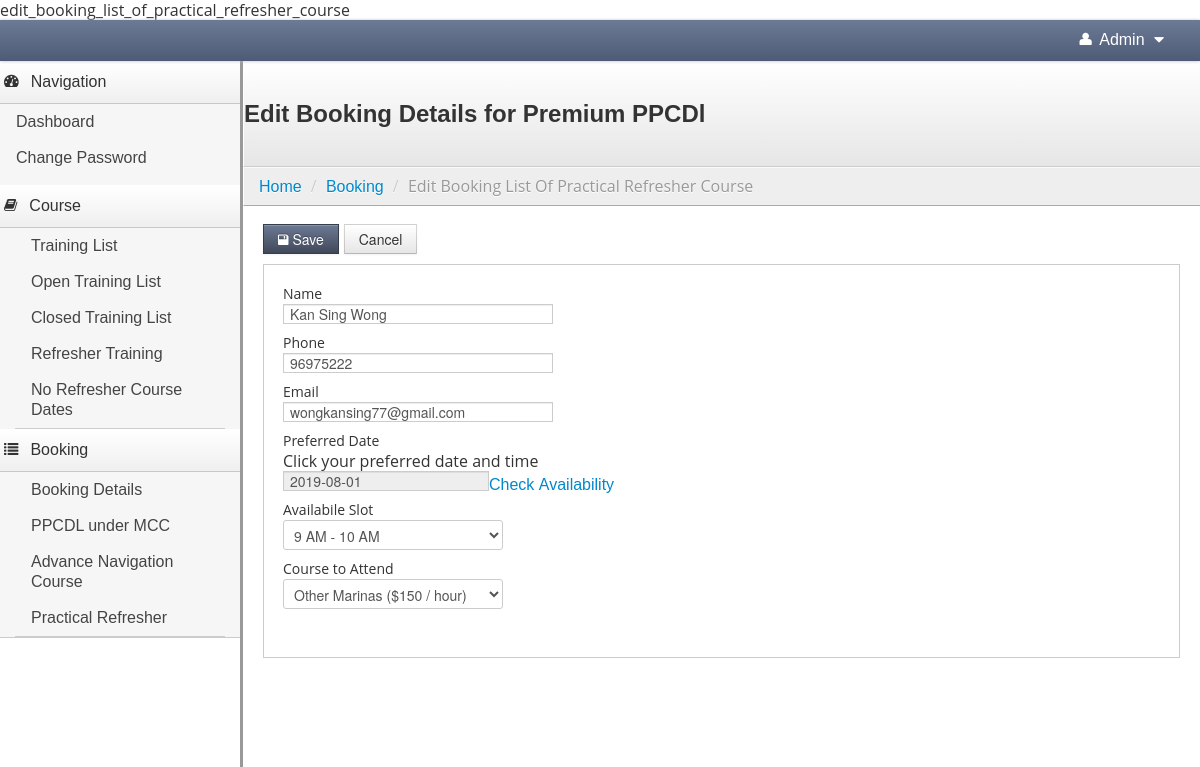
The app's page /mets/web_admin/home.php?mode=booking&pg=edit_booking_list_of_practical_refresher_course&edit_id=4244 (signed in) with its own data.
### tables this page shows
CREATE TABLE `refresher_training_schedules` (
  `booking_id` int(11) NOT NULL,
  `name` varchar(255) NOT NULL,
  `email` varchar(255) NOT NULL,
  `phone` varchar(255) NOT NULL,
  `course_to_attend` varchar(255) NOT NULL,
  `booking_date` date NOT NULL,
  `refresher_training_id` int(11) NOT NULL,
  `amount` float NOT NULL,
  `created_date` date NOT NULL,
  `booking_status` enum('Y','N') NOT NULL DEFAULT 'N'
);

CREATE TABLE `refresher_training` (
  `refresher_training_id` int(11) NOT NULL,
  `training_day` int(11) NOT NULL,
  `start_time` time NOT NULL,
  `end_time` time NOT NULL,
  `slot_duration` int(11) NOT NULL
);

### mets/web_admin/include_page/booking/edit_booking_list_of_practical_refresher_course.php (the view, shortened to what this page needs)
 <?php
	$str = mysql_query("select * from refresher_training_schedules where booking_id = '".$edit_id."'");
	$result = mysql_fetch_array($str);
 ?>
<?php include("./include/top_bar.php");?>
<?php include("./include/sidebar_nav.php");?>
<link rel="stylesheet" href="http://code.jquery.com/ui/1.10.3/themes/smoothness/jquery-ui.css" />
  <link rel="stylesheet" href="../resources/demos/style.css" />
<div class="content">
    <div class="header">
        <h1 class="page-title">Edit Booking Details for Premium PPCDl</h1>
    </div>
    <?php $ind=1;
	include("./include/breadcrumb.php");?>
    <div class="container-fluid">
        <div class="row-fluid">
            <div class="btn-toolbar">
                <button class="btn btn-primary" type="submit" onClick="document.m4761amoduleform_1.submit()"><i class="icon-save"></i> Save</button>
                <button class="btn" type="reset"  onClick="document.m4761amoduleform_1.reset()">Cancel</button>
            </div>
            <div class="well">
                <div id="myTabContent" class="tab-content">
                    <div class="tab-pane active in" id="home">
                        <form  name="m4761amoduleform_1" id="m4761amoduleform_1" method="post" action="">
                        <label> Name</label>
                        <input type="text" value="<?=$result['name']?>"  name="name" id="name" class="input-xlarge">
                        <label>Phone</label>
                        <input type="text"  value="<?=$result['phone']?>" name="phone" id="phone" class="input-xlarge">
                        <label>Email</label>
                        <input type="text" value="<?=$result['email']?>"  name="email" id="email" class="input-xlarge">
					   <label>Preferred Date</label>Click your preferred date and time<br>
                            <?
						$dt = date("Y-m-d");
						$dts = date('Y-m-d', strtotime($dt. ' + 2 days'));
						if(!$_GET['m4761adate'])
							$m4761adate = $result['booking_date'];
						if(!$_GET['m4761acourse'])
							$m4761acourse = $result['course_to_attend'];
								$refresher_training = $result['refresher_training_id'];
						?>
							<input type="text" name="m4761adate" value="<? if($m4761adate){ echo $m4761adate; } else echo $dts;?>"  id="m4761adate" readonly="readonly" size="10"/><a href="javascript:;;" onclick="javascript:checkavl();">Check&nbsp;Availability</a>
                         <label>Availabile Slot</label>
						<select name="refresher_training" id="refresher_training">
		<?
		if($m4761adate)
		{
			$day	=	date("N", strtotime($m4761adate));
			$str15 = mysql_query("select * from refresher_training where training_day= '".$day."' and (refresher_training_id = '".$refresher_training."' or refresher_training_id not in (select refresher_training_id from refresher_training_schedules where booking_status='Y' and booking_date='".$m4761adate."')) order by start_time");
			if(mysql_num_rows($str15) >0){
					while($result_bat = mysql_fetch_array($str15)){
					?>
					<option value="<?=$result_bat['refresher_training_id']?>" <? if($refresher_training ==$result_bat['refresher_training_id']){?> selected <? } ?>><?=date("g A", strtotime($result_bat['start_time']))?> - <?=date("g A", strtotime($result_bat['end_time']))?></option>
					<?
					}
			}
			else
			{
			?>
			<option value="">No Slot Availabile for <?=$m4761adate?> </option>
			<?
			}
		}
		else
			{
			?>
			<option value="">Select One</option>
			<?
			}
		?>
		</select>
                        <label>Course to Attend</label>
						<select name="m4761acourse">
						<option value="Other Marinas" <? if($m4761acourse == 'Other Marinas'){?> selected <? } ?>>Other Marinas ($150 / hour)</option></select>
                        </form>
                    </div>
                </div>
            </div>
        	<?php include("./include/footer.php"); ?>
        </div>
    </div>
</div>
  </body>
</html>

### mets/web_admin/stylesheets/theme.css (style rules this page uses)
body { background: #eee; background-image: url(../images/furley_bg.png); background-position: initial initial; background-repeat: initial initial; background-position: initial initial; background-repeat: initial initial; margin: 0px; padding: 0px; }
h1 { margin-top: 0px; color: #eee; }
.content { min-width: 400px; position: relative; min-height: 800px; background: #fff; margin-left: 240px; border-left: 1px solid #cccccc; border-left: 3px solid #999999; }
.header { background: #ffffff; background: #ffffff; background: -webkit-gradient(linear, left bottom, left top, color-stop(0, #e6e6e6), color-stop(1, #ffffff)); background: -ms-linear-gradient(bottom, #e6e6e6, #ffffff); background: -moz-linear-gradient(center bottom, #e6e6e6 0%, #ffffff 100%); background: -o-linear-gradient(bottom, #e6e6e6, #ffffff); filter: progid:dximagetransform.microsoft.gradient(startColorStr='#4d5b76', EndColorStr='#6c7a95'); -ms-filter: "progid:DXImageTransform.Microsoft.gradient(startColorStr='#ffffff',EndColorStr='#e6e6e6')"; border-bottom: 1px solid #cccccc; border-top: 1px solid #ffffff; border-left: 1px solid #ffffff; padding: 0em 1.25em; }
.header h1 { margin: 1em 0em; padding: 0em; line-height: 1em; font-size: 1.5em; color: #eee; color: #333; }
.btn { -webkit-border-radius: 0px; -moz-border-radius: 0px; border-radius: 0px; }
.btn-primary { background-color: #414959; background-image: -webkit-gradient(linear, 0 0, 0 100%, from(#6c7994), to(#414959)); background-image: -webkit-linear-gradient(top, #6c7994, #414959); background-image: -o-linear-gradient(top, #6c7994, #414959); background-image: linear-gradient(to bottom, #6c7994, #414959); background-image: -moz-linear-gradient(top, #6c7994, #414959); filter: progid:dximagetransform.microsoft.gradient(startColorStr='#6c7994', EndColorStr='#414959'); -ms-filter: "progid:DXImageTransform.Microsoft.gradient(startColorStr='#6c7994',EndColorStr='#414959')"; border: 1px solid #363d4a; }
.well { background-color: #fff; border: 1px solid #ccc; -webkit-box-shadow: 1px 1px 0px #ffffff; -moz-box-shadow: 1px 1px 0px #ffffff; box-shadow: 1px 1px 0px #ffffff; -webkit-border-radius: 0px; -moz-border-radius: 0px; border-radius: 0px; -moz-background-clip: padding; -webkit-background-clip: padding-box; background-clip: padding-box; }
input[type="text"], input[type="password"] { -webkit-border-radius: 0px; -moz-border-radius: 0px; border-radius: 0px; -moz-background-clip: padding; -webkit-background-clip: padding-box; background-clip: padding-box; }

### mets/css/style.css (style rules this page uses)
html, body { font-size: 100%; background:#ffffff; font-family: 'Open Sans', sans-serif; }
h1,h2,h3,h4,h5,h6,a { margin:0; font-family: 'Josefin Sans', sans-serif; }
ul,label { margin:0; padding:0; }
.header { padding: 1em 0; }
.tab-content > .active { display: block; visibility: visible; }

### records on screen
refresher_training_schedules: name "Kan Sing Wong", phone "96975222", email "wongkansing77@gmail.com", m4761adate "2019-08-01", refresher_training "9 AM - 10 AM", m4761acourse "Other Marinas ($150 / hour)"

### other values on screen
$mode_label "Booking"
$pg_label "Edit Booking List Of Practical Refresher Course"
